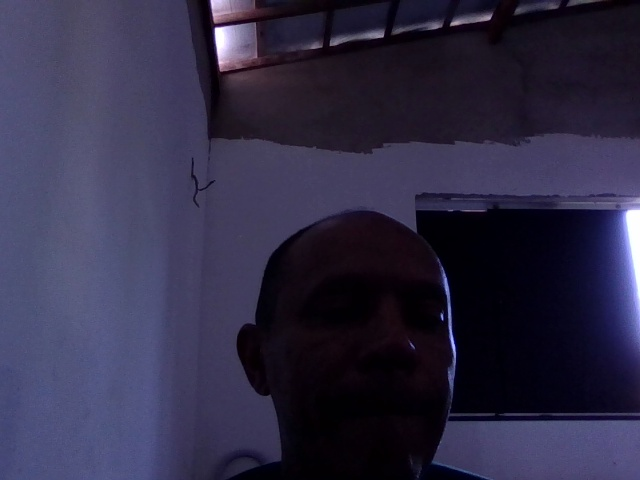
#> input picture visao_camera.jpg, 640 x 480 px; its folder holds only this picture in this run
$ python -i face_identity.py   (imports and definitions only)
#> lines starting #> are read from the running program, lines starting #| are printed output that depends on the picture
#> further down, picture is the input picture: shape (480, 640, 3); mean B, G, R 69.3, 43.9, 47.7
"""
Reconhecimento facial LOCAL — recurso complementar de identificação.

IDENTIDADE ≠ AUTORIZAÇÃO: reconhecer um rosto nunca substitui as
permissões existentes (ver security/permissions.py — BASIC/FILES/
SYSTEM/SENSITIVE continuam exigindo confirmação como sempre). Um
rosto reconhecido só ajusta a SAUDAÇÃO e o contexto de quem está
falando, nunca autoriza uma ação sozinho.

Finalidade DIFERENTE da câmera de atendimento (vision/camera.py):
aquela tira UMA foto com consentimento explícito para anexar a um
atendimento; este módulo gera uma REPRESENTAÇÃO matemática do rosto
(nunca guarda a foto em si) para reconhecer quem está na frente da
câmera. Os dois fluxos, armazenamentos e propósitos nunca se
misturam — nenhuma imagem cadastrada aqui vai para
memory/atendimentos/, e nada daquele fluxo alimenta este.

100% local e privado:
  - nunca envia rosto/representação para internet;
  - nunca usa Supabase nem a BETA-CLOUD automaticamente;
  - nunca grava vídeo contínuo — só quadros isolados, sob demanda;
  - nunca guarda a foto original, só o modelo matemático treinado.

Biblioteca: OpenCV (cv2), já usado no projeto — Haar Cascade (já
embutido no pacote) para detecção e LBPH (cv2.face, requer
opencv-contrib-python) para reconhecimento. Escolha deliberada: evita
dlib/face_recognition (build pesado no Windows, CMake/Boost) e
qualquer framework de deep learning só para esta função. Sem
cv2.face instalado, reconhecimento_disponivel() volta False e a BETA
continua funcionando normalmente, só sem esse recurso (ver item 15).
"""

import json
import os
import time

import cv2
import numpy as np

BASE = os.path.dirname(os.path.dirname(os.path.abspath(__file__)))
PASTA_ROSTOS = os.path.join(BASE, "memory", "rostos")

MATCH_FORTE = "MATCH_FORTE"
MATCH_FRACO = "MATCH_FRACO"
UNKNOWN = "UNKNOWN"
NO_FACE = "NO_FACE"
MULTIPLE_FACES = "MULTIPLE_FACES"

# Distância LBPH (menor = mais parecido). Calibrado de forma
# conservadora: prefere UNKNOWN/FRACO a assumir uma identidade errada.
_LIMIAR_FORTE = 60.0
_LIMIAR_FRACO = 90.0

_CASCADE_PATH = cv2.data.haarcascades + "haarcascade_frontalface_default.xml"


# [26 lines left out: functions definir_pasta_rostos, reconhecimento_disponivel, camera_disponivel, not called in this run]


def _detector_rosto():
    detector = cv2.CascadeClassifier(_CASCADE_PATH)
    if detector.empty():
        raise RuntimeError("Não foi possível carregar o detector de rosto (Haar Cascade).")
    return detector


# [13 lines left out: function _capturar_quadro, not called in this run]


def _detectar_rostos(frame, detector=None):
    detector = detector or _detector_rosto()
    cinza = cv2.cvtColor(frame, cv2.COLOR_BGR2GRAY)
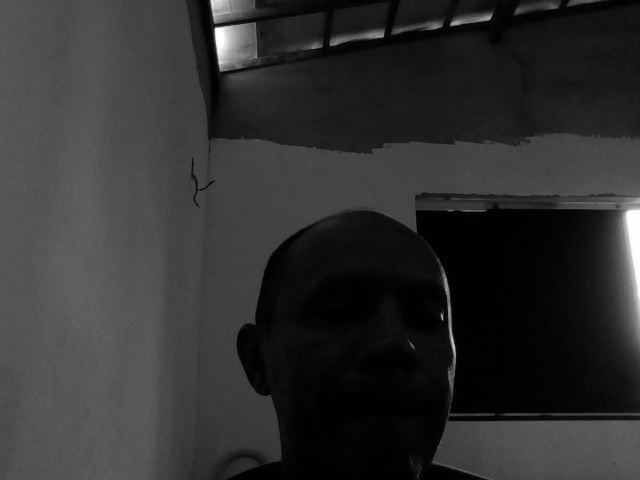
#> cinza: shape (480, 640); min 0, max 255, mean 47.9
    cinza = cv2.equalizeHist(cinza)
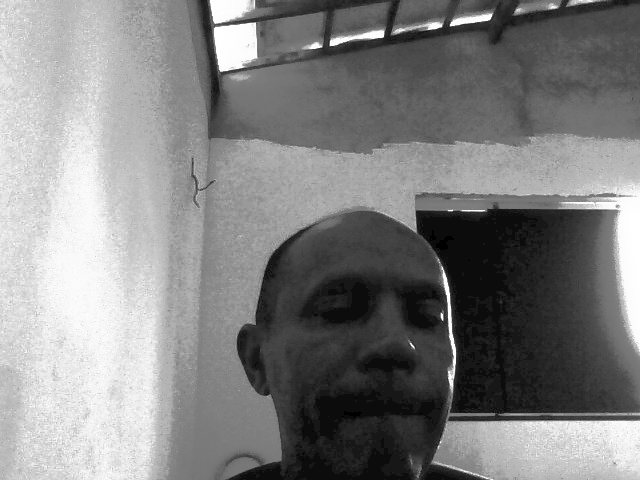
#> cinza: shape (480, 640); min 0, max 255, mean 129.6
    rostos = detector.detectMultiScale(cinza, scaleFactor=1.1, minNeighbors=5, minSize=(80, 80))
#> rostos = [[297, 242, 176, 176]]
    return cinza, rostos


def _recortar_rosto(cinza, retangulo, tamanho=(200, 200)):
    x, y, w, h = retangulo
    return cv2.resize(cinza[y:y + h, x:x + w], tamanho)


def _caminho_modelo():
    return os.path.join(PASTA_ROSTOS, "modelo_lbph.yml")


def _caminho_rotulos():
    return os.path.join(PASTA_ROSTOS, "rotulos.json")


# [142 lines left out: functions _carregar_rotulos, _salvar_rotulos, cadastrar_rosto, remover_identidade, identificar, not called in this run]

>>> import cv2
>>> picture = cv2.imread('../visao_camera.jpg')
>>> result = _detectar_rostos(picture)
